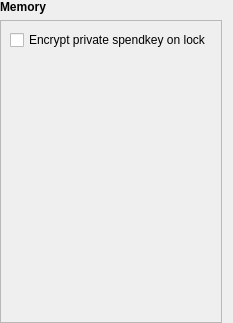
       <widget class="QWidget" name="page_memory">
        <layout class="QVBoxLayout" name="verticalLayout_13">
         <property name="leftMargin">
          <number>0</number>
         </property>
         <property name="topMargin">
          <number>0</number>
         </property>
         <property name="bottomMargin">
          <number>0</number>
         </property>
         <item>
          <widget class="QLabel" name="label_6">
           <property name="sizePolicy">
            <sizepolicy hsizetype="Preferred" vsizetype="Maximum">
             <horstretch>0</horstretch>
             <verstretch>0</verstretch>
            </sizepolicy>
           </property>
           <property name="text">
            <string>&lt;html&gt;&lt;head/&gt;&lt;body&gt;&lt;p&gt;&lt;span style=&quot; font-weight:600;&quot;&gt;Memory&lt;/span&gt;&lt;/p&gt;&lt;/body&gt;&lt;/html&gt;</string>
           </property>
          </widget>
         </item>
         <item>
          <widget class="QFrame" name="frame_4">
           <property name="frameShape">
            <enum>QFrame::Shape::StyledPanel</enum>
           </property>
           <property name="frameShadow">
            <enum>QFrame::Shadow::Raised</enum>
           </property>
           <layout class="QVBoxLayout" name="verticalLayout_17">
            <item>
             <widget class="QCheckBox" name="checkBox_17">
              <property name="text">
               <string>Encrypt private spendkey on lock</string>
              </property>
             </widget>
            </item>
            <item>
             <spacer name="verticalSpacer_8">
              <property name="orientation">
               <enum>Qt::Orientation::Vertical</enum>
              </property>
              <property name="sizeHint" stdset="0">
               <size>
                <width>20</width>
                <height>263</height>
               </size>
              </property>
             </spacer>
            </item>
           </layout>
          </widget>
         </item>
        </layout>
       </widget>
